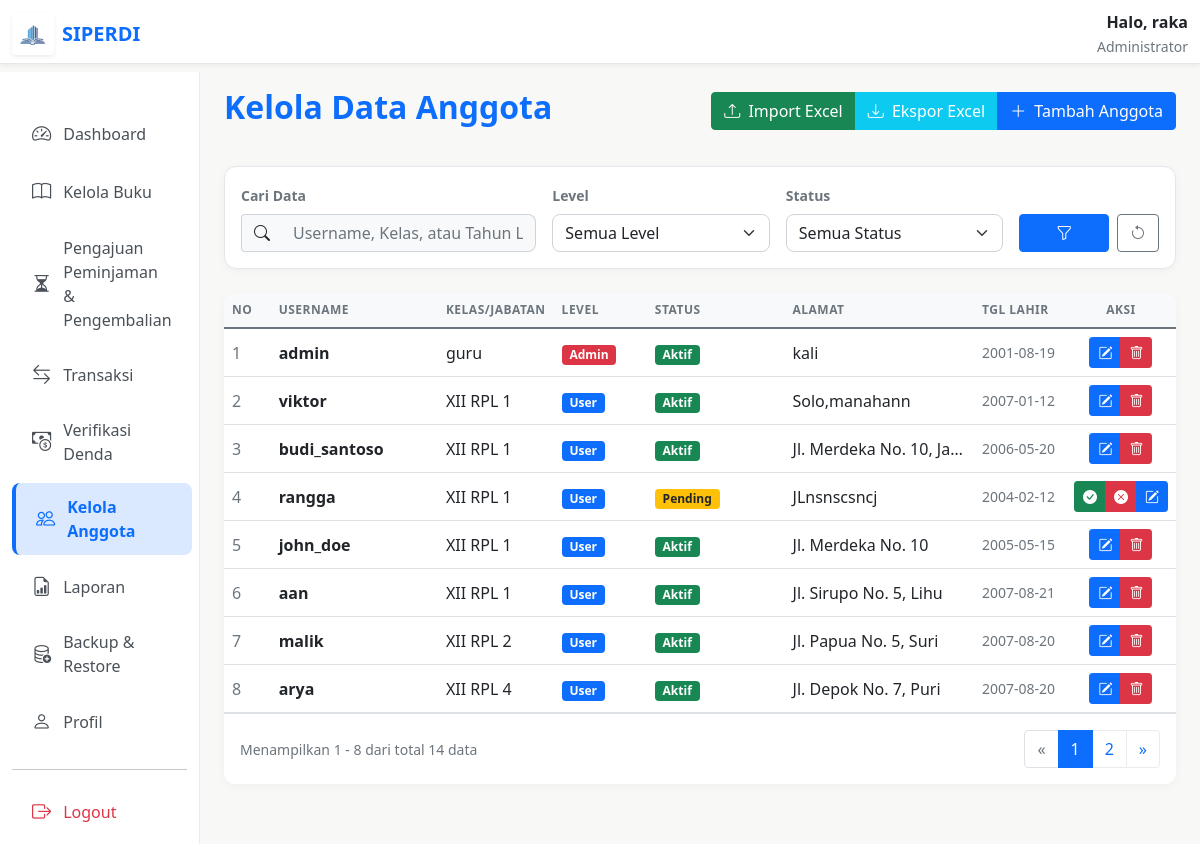
Before: /admin/kelola-anggota/anggota.php (signed in) with the older database file.
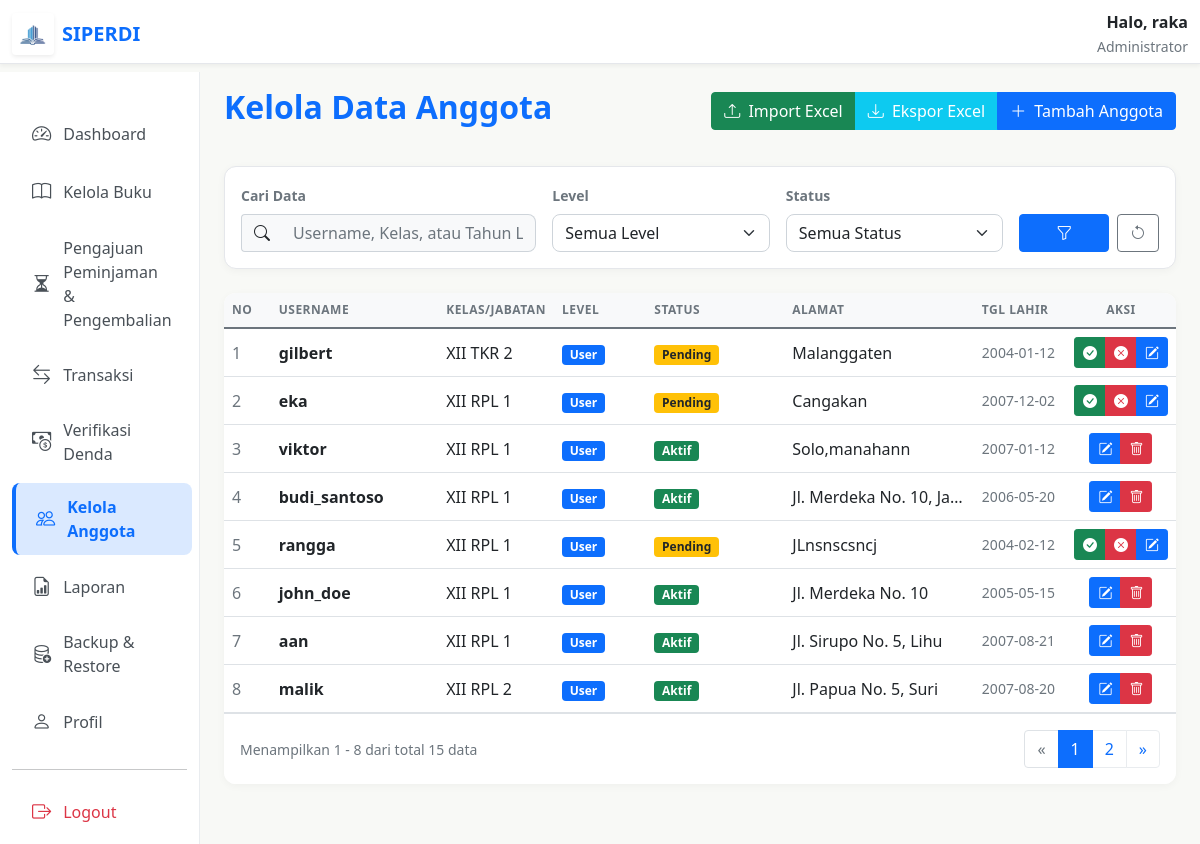
After: the same page with the newer database file.
### tables this page shows
CREATE TABLE `users` (
  `id` int NOT NULL AUTO_INCREMENT,
  `username` varchar(50) NOT NULL,
  `password` varchar(255) NOT NULL,
  `level` enum('admin','user') NOT NULL,
  `created_at` timestamp NULL DEFAULT CURRENT_TIMESTAMP,
  `kelas` varchar(50) DEFAULT NULL,
  `alamat` text,
  `tanggal_lahir` date DEFAULT NULL,
  `status` enum('pending','aktif') DEFAULT 'pending',
  PRIMARY KEY (`id`),
  UNIQUE KEY `username` (`username`)
);

### admin/kelola-anggota/anggota.php (the view, shortened to what the rows shown need)
<?php
include __DIR__ . "/../../config/database.php";
$perPage = 8;
$page = isset($_GET['page']) ? (int)$_GET['page'] : 1;
$start = ($page > 1) ? ($page * $perPage) - $perPage : 0;
$query = "SELECT id, username, level, kelas, alamat, tanggal_lahir, status FROM users";
$query .= " ORDER BY id DESC LIMIT $start, $perPage";
$result = mysqli_query($conn, $query);
$admin_name = $_SESSION['username'] ?? $_SESSION['nama'] ?? 'Admin';
if ($admin_name === 'Admin' && isset($_SESSION['id'])) {
    $query_user = mysqli_query($conn, "SELECT username FROM users WHERE id = " . (int)$_SESSION['id']);
    $data_user = mysqli_fetch_assoc($query_user);
    if ($data_user) {
        $admin_name = $data_user['username'];
    }
}
?>
<!DOCTYPE html>
<html lang="id">
<head>
    <link href="../../asset/css/bootstrap.min.css" rel="stylesheet">
    <link rel="stylesheet" href="../../asset/font/bootstrap-icons.css">
</head>
<body>
    <nav class="navbar navbar-custom fixed-top">
        <div class="container-fluid">
            <div class="d-none d-md-block text-end">
                <div class="fw-bold text-dark">Halo, <?= htmlspecialchars($admin_name) ?></div>
                <small class="text-muted">Administrator</small>
            </div>
        </div>
    </nav>
    <div class="container-fluid pt-5 mt-4">
        <div class="row">
            <main class="col-md-9 ms-sm-auto col-lg-10 px-md-4">
                <div class="d-flex justify-content-between flex-wrap flex-md-nowrap align-items-center pt-3 pb-2 mb-4">
                    <h2 class="fw-bold" style="color: var(--primary-blue);">Kelola Data Anggota</h2>
                </div>
                <div class="card card-custom border-0 overflow-hidden">
                    <div class="table-responsive">
                        <table class="table table-hover align-middle mb-0">
                            <thead>
                                <tr>
                                    <th width="5%">No</th>
                                    <th width="18%">Username</th>
                                    <th width="12%">Kelas/Jabatan</th>
                                    <th width="10%">Level</th>
                                    <th width="15%">Status</th>
                                    <th width="20%">Alamat</th>
                                    <th width="10%">Tgl Lahir</th>
                                    <th width="10%" class="text-center">Aksi</th>
                                </tr>
                            </thead>
                            <tbody>
                                <?php $no = $start + 1;
                                if (mysqli_num_rows($result) > 0) {
                                    while ($row = mysqli_fetch_assoc($result)): ?>
                                        <tr>
                                            <td class="text-muted"><?= $no++ ?></td>
                                            <td class="fw-bold text-dark"><?= htmlspecialchars($row['username']) ?></td>
                                            <td><?= htmlspecialchars($row['kelas'] ?? '-') ?></td>
                                            <td>
                                                <span class="badge <?= ($row['level'] ?? 'user') == 'admin' ? 'bg-danger text-white' : 'bg-primary text-white' ?>">
                                                    <?= ucfirst($row['level'] ?? 'user') ?>
                                                </span>
                                            </td>
                                            <td>
                                                <?php if ($row['status'] == 'aktif'): ?>
                                                    <span class="badge bg-success">Aktif</span>
                                                <?php else: ?>
                                                    <span class="badge bg-warning text-dark">Pending</span>
                                                <?php endif; ?>
                                            </td>
                                            <td class="text-truncate" style="max-width: 180px;" title="<?= htmlspecialchars($row['alamat'] ?? '') ?>"><?= htmlspecialchars($row['alamat'] ?? '-') ?></td>
                                            <td class="text-muted small"><?= $row['tanggal_lahir'] ?? '-' ?></td>
                                            <td class="text-center">
                                                <div class="btn-group" role="group">
                                                    <?php if ($row['status'] == 'pending'): ?>
                                                        <a href="update_status.php?id=<?= $row['id'] ?>&status=aktif"
                                                            class="btn btn-sm btn-success" title="Konfirmasi / Terima">
                                                            <i class="bi bi-check-circle-fill"></i>
                                                        </a>
                                                        <a href="hapus.php?id=<?= $row['id'] ?>"
                                                            onclick="return confirm('Apakah Anda yakin ingin MENOLAK dan menghapus pendaftaran <?= htmlspecialchars($row['username']) ?>?')"
                                                            class="btn btn-sm btn-danger"
                                                            title="Tolak / Hapus">
                                                            <i class="bi bi-x-circle-fill"></i>
                                                        </a>
                                                    <?php endif; ?>
                                                    <button onclick="openModalEdit(
                                                        '<?= $row['id'] ?>',
                                                        '<?= htmlspecialchars($row['username']) ?>',
                                                        '<?= htmlspecialchars($row['kelas'] ?? '') ?>',
                                                        '<?= htmlspecialchars($row['alamat'] ?? '') ?>',
                                                        '<?= $row['tanggal_lahir'] ?? '' ?>',
                                                        '<?= $row['level'] ?? 'user' ?>',
                                                        '<?= $row['status'] ?? 'pending' ?>'
                                                    )" class="btn btn-sm btn-primary" title="Edit Data">
                                                        <i class="bi bi-pencil-square"></i>
                                                    </button>
                                                    <?php if ($row['status'] != 'pending'): ?>
                                                        <a href="hapus.php?id=<?= $row['id'] ?>" onclick="return confirm('Yakin ingin menghapus anggota <?= htmlspecialchars($row['username']) ?>?')" class="btn btn-sm btn-danger" title="Hapus">
                                                            <i class="bi bi-trash"></i>
                                                        </a>
                                                    <?php endif; ?>
                                                </div>
                                            </td>
                                        </tr>
                                    <?php endwhile;
                                } ?>
                            </tbody>
                        </table>
                    </div>
                </div>
            </main>
        </div>
    </div>
</body>
</html>

Changed rows visible on the page:
removed users: username "admin", kelas "guru", level "Admin", status "Aktif", alamat "kali", tanggal_lahir "2001-08-19"
no longer on this page (row unchanged): users: username "arya", kelas "XII RPL 4", level "User", status "Aktif", alamat "Jl. Depok No. 7, Puri", tanggal_lahir "2007-08-20"
added users: username "gilbert", kelas "XII TKR 2", level "User", status "Pending", alamat "Malanggaten", tanggal_lahir "2004-01-12"
added users: username "eka", kelas "XII RPL 1", level "User", status "Pending", alamat "Cangakan", tanggal_lahir "2007-12-02"
Other visible differences:
$total_data: "14" → "15"
